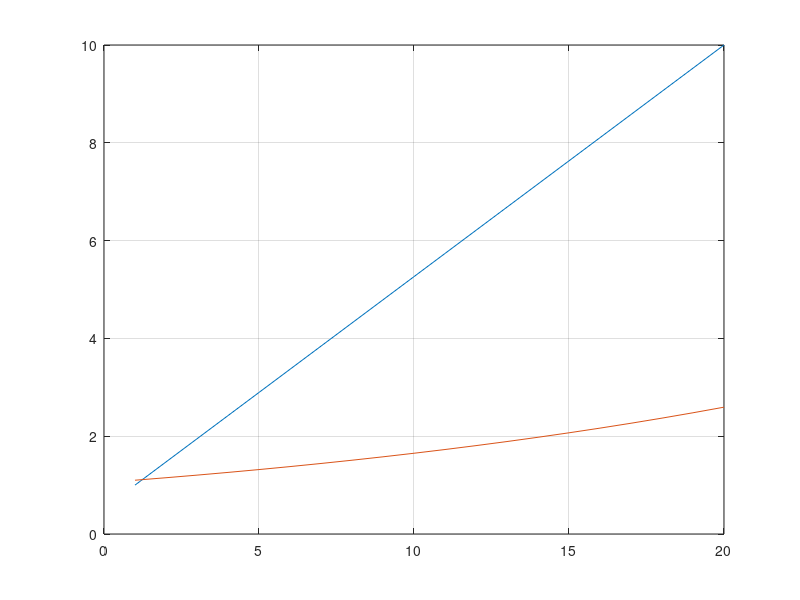

MATLAB code to generate this figure:
%% Turf Team init.

clear; close all; clc


unit1 = linspace(1,10,20);
x = 1.1.^unit1;


plot(unit1)
hold on
plot(x)
grid on